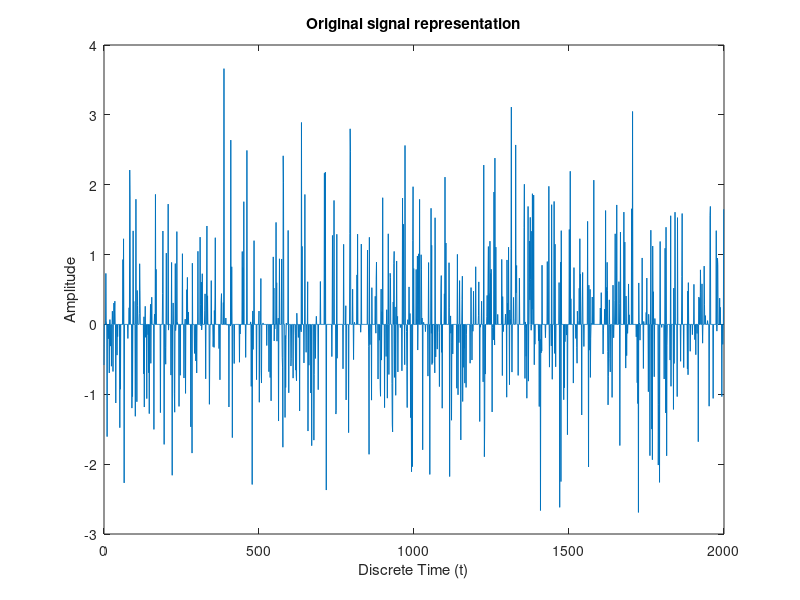

This chart was generated by the following MATLAB code: (Note: this script raises an error after producing the figure.)
close all
clc
clear
warning off

N = 2000;                      % Dimension of the sparse vector
K = 600;                       % Sparsity level
M = 2 * ceil(K * log(N / K));  % Number of observations

rng(10);  % Set seed for reproducibility

index = randperm(N);  % Define a random permutation of indices from 1 to N
x_orig = zeros(N, 1);

rng(11);

x_orig(index(1:K)) = randn(K, 1);   % Define a k-sparse representation

t = 0:N-1;

% Plot the original sparse vector
figure;
plot(t, x_orig);
title('Original signal representation');
xlabel('Discrete Time (t)');
ylabel('Amplitude');

psi = eye(N);           % Define the basis in which the signal is sparse
phi = randn(M,N) / sqrt(M);       % Define the measurement matrix with variance 1 / M
phi = orth(phi')';      % Ortogonalize the measurement matrix
theta = phi * psi;      % Define the theta matrix
y = phi * x_orig;       % Simulate measurements

% Apply the ISTA function
tic
[s_r_ista, error_ista, count_ista] = ISTA(y, theta, K);
elapsed_time_ista = toc;
fprintf('ISTA algorithm completed in %.4f seconds.\n', elapsed_time_ista);
fprintf('ISTA algorithm completed in %d iterations. \n\n', count_ista);

% Apply the IHT function
tic
[s_r_iht, error_iht, count_iht] = IHT(y, theta, K);
elapsed_time_iht = toc;
fprintf('IHT algorithm completed in %.4f seconds.\n', elapsed_time_iht);
fprintf('IHT algorithm completed in %d iterations. \n\n', count_iht);

% Apply OMP function
tic
[s_r_omp, error_omp, count_omp] = OMP(y,theta, K);
elapsed_time_omp = toc;
fprintf('OMP algorithm completed in %.4f seconds.\n', elapsed_time_omp);
fprintf('OMP algorithm completed in %d iterations. \n\n', count_omp);

% Reconstruct the original signal
x_r_iht = psi * s_r_iht;
x_r_omp = psi * s_r_omp;
x_r_ista = psi * s_r_ista;

% Plot the original signal and the reconstructed signal by ISTA algorithm
figure;

subplot(2,1,1)
plot(t, x_orig, 'r');  % Original signal
title('Original signal representation');
xlabel('Discrete Time (t)');
ylabel('Amplitude');

subplot(2,1,2)
plot(t, x_r_ista, 'r');  % Reconstructed signal
title('ISTA sparse representation');
xlabel('Discrete Time (t)');
ylabel('Amplitude');


res_ista = norm(x_r_ista - x_orig);
fprintf('Residual ISTA：%d\n', res_ista);

% Plot the original signal and the reconstructed signal by IHT algorithm
figure;

subplot(2,1,1)
plot(t, x_orig, 'r');  % Original signal
title('Original signal representation');
xlabel('Discrete Time (t)');
ylabel('Amplitude');

subplot(2,1,2)
plot(t, x_r_iht, 'r');  % Reconstructed signal
title('IHT sparse representation');
xlabel('Discrete Time (t)');
ylabel('Amplitude');

res_iht = norm(x_r_iht - x_orig);
fprintf('Residual IHT：%d\n', res_iht);

% Plot the original signal and the reconstructed signal by OMP algorithm
figure;

subplot(2,1,1)
plot(t, x_orig, 'r');  % Original signal
title('Original signal representation');
xlabel('Discrete Time (t)');
ylabel('Amplitude');

subplot(2,1,2)
plot(t, x_r_omp, 'r');  % Reconstructed signal
title('OMP sparse representation');
xlabel('Discrete Time (t)');
ylabel('Amplitude');

res_omp = norm(x_r_omp - x_orig);
fprintf('Residual OMP：%d\n', res_omp);

% Plot all the signals together
figure;

subplot(4,1,1);
plot(t, x_orig);
title('Original signal representation');
xlabel('Discrete Time (t)');
ylabel('Amplitude');

subplot(4,1,2);
plot(t, x_r_ista);
title('ISTA sparse approximation');
xlabel('Discrete Time (t)');
ylabel('Amplitude');

subplot(4,1,3);
plot(t, x_r_iht);
title('IHT sparse approximation');
xlabel('Discrete Time (t)');
ylabel('Amplitude');

subplot(4,1,4);
plot(t, x_r_omp);
title('OMP sparse approximation');
xlabel('Discrete Time (t)');
ylabel('Amplitude');

figure;

% Plot ISTA error
subplot(3,1,1);
plot(1:length(error_ista), error_ista, 'r', 'LineWidth', 2);
title('ISTA error');
xlabel('Number of iterations');
ylabel('Error');

% Plot IHT error
subplot(3,1,2);
plot(1:length(error_iht), error_iht, 'r', 'LineWidth', 2);
title('IHT error');
xlabel('Number of iterations');
ylabel('Error');

% Plot OMP error
subplot(3,1,3);
plot(1:length(error_omp), error_omp, 'r', 'LineWidth', 2);
title('OMP error');
xlabel('Number of iterations');
ylabel('Error');